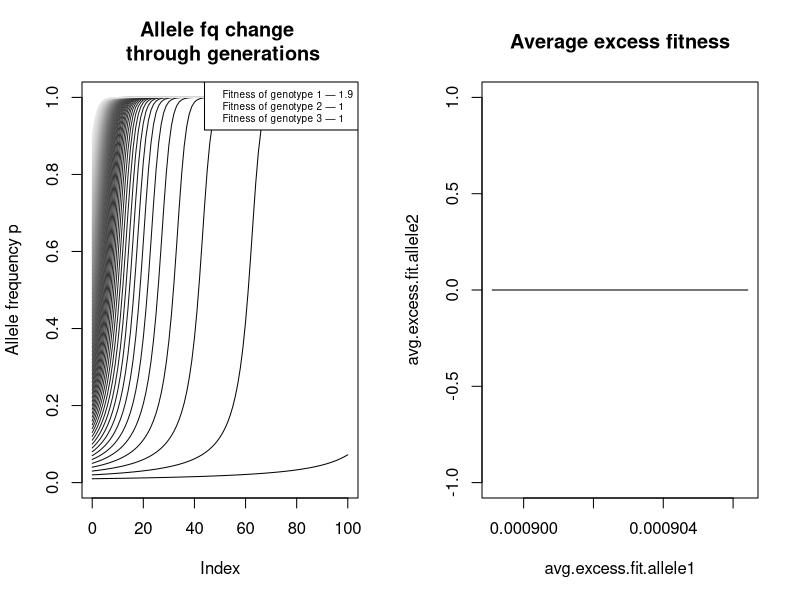
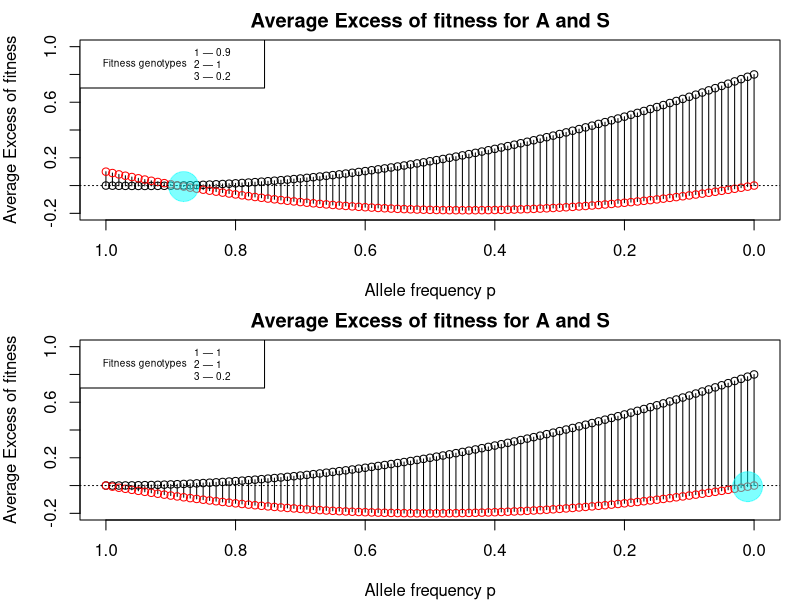

Generate these figures, in order, with R:
# Description -------------------------------------------------------------
### ### ### ### ### ### ### ### ### ### ### ### ### ### ### ### ### ### ### ### ### ###
# Created by Marc-Olivier Beausoleil
# McGill University 
# Created March 18, 2023

# Why:
  # selection changes allele frequencies (See how selection changes allele frq)

# Requires 

# NOTES: 
# Source: 
  # See p. 194 in Evolution: making sense of life 3rd edition
### ### ### ### ### ### ### ### ### ### ### ### ### ### ### ### ### ### ### ### ### ###

select.change.allele.fq <- function(generations = 10, 
                                    p = .5,
                                    w.geno = c(1.6, 1.2, 1)
                                    ) {
  pop = NULL
  delta_p.all = NULL
  avg.excess.fit.all = NULL
  i_plus = 0
  for (i in 1:generations) {
    # cat("Doing pop",i,fill = TRUE)
    gen1 = p^2
    gen2 = 2*p*(1-p)
    gen3 = (1-p)^2
    gen = c(gen1,gen2,gen3)
    w = c(w.geno[1],
          w.geno[2],
          w.geno[3])
    
    # Average fitness in population 
    w_bar = sum(gen*w)
    # Get new genotype frequencies 
    freq_t1 = gen*w/w_bar
    # Table of genotype frequencies before selection, fitness, genotype frequencies after selection
    # rbind(gen,w,freq_t1)
    
    # Get the allele fq after selection 
    p_t1 = freq_t1[1] + .5 * freq_t1[2]
    q_t1 = freq_t1[3] + .5 * freq_t1[2]
    
    # If 1st generation, keep the initial parameters
    if (i == 1) {
      tmp = data.frame(p = c(p, p_t1),q = c((1-p), q_t1), 
                       row.names = c(paste("t",i-1,sep = "_"), 
                                     paste("t",i,sep = "_")))  
    } else { # Add only the new pop 
      tmp = data.frame(p = p_t1, q = q_t1, 
                       row.names = c(paste("t",i,sep = "_")))
    }
    
    # Average excess of fitness for allele 
    avg.excess.fit.allele1 = ((p*(w.geno[1]-w_bar))+((1-p)*(w.geno[2]-w_bar)))
    avg.excess.fit.allele2 = ((p*(w.geno[2]-w_bar))+((1-p)*(w.geno[3]-w_bar)))
    delta_p = p/w_bar*avg.excess.fit.allele1
    avg.excess.fit.all = rbind(avg.excess.fit.all, data.frame(avg.excess.fit.allele1,
                                                     avg.excess.fit.allele2))
    delta_p.all = c(delta_p.all, delta_p)
    # Combine the data 
    pop = rbind(pop, tmp)
    # Reset the allele frequency 
    p = p_t1
  }
  # Make generations as column 
  pop$time = 0:c(nrow(pop)-1)
  # Return the data 
  return(list(pop = pop, 
              delta_p = delta_p.all, 
              avg.excess.fit = avg.excess.fit.all))
}

par(mfrow = c(1,2))
max.gen = 100
w.geno = c(1.9,1,1)
plot(NA, xlim = c(0,max.gen), ylim = c(0,1), main = "Allele fq change \n through generations", ylab = "Allele frequency p", type = "l")
for (k in seq(0.01, .9, by = .01)) {
  sel.dat = select.change.allele.fq(generations = max.gen, p = k, w.geno = w.geno)
  with(sel.dat$pop, points(time, p, type = "l", col = grey(level = k)))
}
legend("topright", legend = paste("Fitness of genotype",1:3,"—",w.geno), cex = .6)

sel.dat = select.change.allele.fq(generations = 10, p = .001, w.geno = w.geno)
sel.dat$avg.excess.fit
plot(sel.dat$avg.excess.fit, main = 'Average excess fitness', type = "l", ylim = c(-1,1))

# Fitness on each allele 
# The plot shows the average excess of fitness for each allele in a population with a certain allele frequency in it
# You can see that the *changes* in allele frequencies is facilitated by the frequency of the alleles in the current population. 
# Fitness of genotypes *depends* on the environment
# See p. 208 Box 6.7: calculating the average excess of fitness for A and S alleles of the beta-globin locus 
par(mfrow = c(2,1), mar = c(4,4,2,1))
plot.avg.excesss.fit = function(w.geno = c(.9, 1.0, .2)) {
  plot(NA, 
       xlim = rev(c(0,1)), 
       ylim = c(-0.2,1), 
       main = "Average Excess of fitness for A and S", 
       xlab = "Allele frequency p",
       ylab = "Average Excess of fitness", type = "l")
  avg.fit.dat = NULL
  
  for (m in seq(1, 0, by = -.01)) {
    sel.dat = select.change.allele.fq(generations = 1, p = m, w.geno = w.geno)
    avg.fit.dat = rbind(avg.fit.dat, cbind(sel.dat$avg.excess.fit, m))
    with(sel.dat$avg.excess.fit, points(x = rep(m, 2), c(avg.excess.fit.allele1,avg.excess.fit.allele2), type = "l", col = "black"))
    with(sel.dat$avg.excess.fit, points(x = rep(m, 2), c(avg.excess.fit.allele1,avg.excess.fit.allele2), type = "p", col = c("black", "red")))
  }
  abline(h = 0, lty = 3)
  range(avg.fit.dat[,1:2])
  # Fix legend: https://stackoverflow.com/questions/32031530/how-to-make-labels-in-the-legend-align-right-in-r
  text.leg = legend("topleft", xjust = 1,yjust = 1,
                    text.width = .25,
                    legend = paste(rep(c("                               "),3),1:3,"—",w.geno), 
                    # legend = paste(c("","Fitness of genotype",""),1:3,"—",w.geno), 
                    cex = .6)
  text(text.leg$rect$left-.18, # + text.leg$rect$w, 
       y = text.leg$text$y, labels = c("","Fitness genotypes",""), pos = 2,cex = .6)
  
  # Find position where S allele starts to be negative 
  avg.fit.dat.neg = avg.fit.dat[which(avg.fit.dat$avg.excess.fit.allele2<0),]
  x = avg.fit.dat.neg[which.max(avg.fit.dat.neg$avg.excess.fit.allele2),"m"]
  y = avg.fit.dat.neg[which.max(avg.fit.dat.neg$avg.excess.fit.allele2),"avg.excess.fit.allele2"]
  cat("The ARF becomes negative at p =",x, fill = TRUE)
  points(x = x, y = y, type = "p", col = scales::alpha("cyan", .5), cex = 4, pch = 19)
}

plot.avg.excesss.fit(w.geno = c(0.9,1,.2))
plot.avg.excesss.fit(w.geno = c(1,1,.2))
